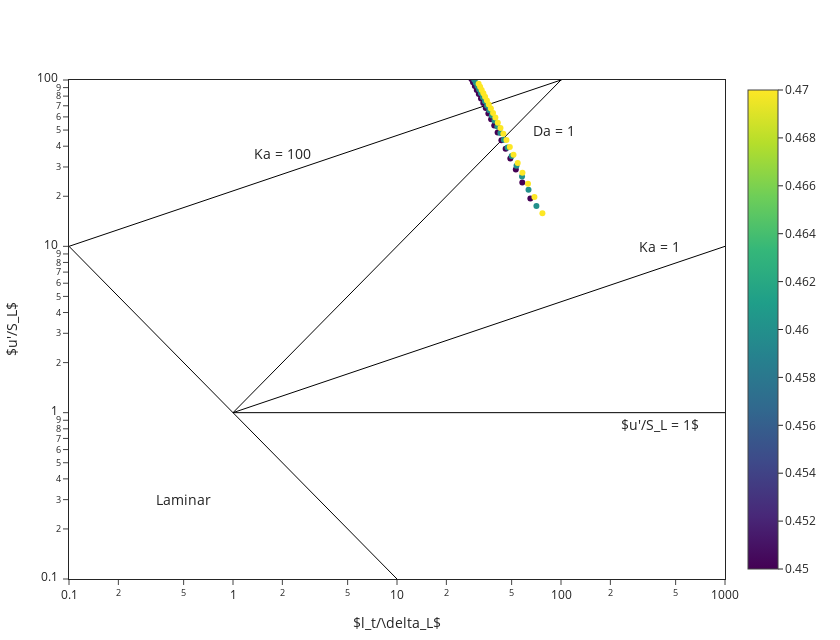

The cell this chart's notebook holds for it:
### Code cell
df = pd.read_csv('test_data.csv')
BorghiPlot(df, xScatter="borghi_x", yScatter="borghi_y")

### Figure 1 — Plotly figure (JSON) as saved in the notebook; plotly's stock layout.template omitted (floating-point values rounded to 4 significant figures; data arrays with more than 128 entries replaced by an {"elided": "..."} marker saying what was removed)
{"data": [{"line": {"color": "black", "width": 1}, "mode": "lines", "name": "Re_t = 1", "type": "scatter", "x": [0.1, 10.0], "y": [10.0, 0.1]}, {"line": {"color": "black", "width": 1}, "mode": "lines", "name": "Re_t = 1", "type": "scatter", "x": [1.0, 1000.0], "y": [1.0, 1.0]}, {"line": {"color": "black", "width": 1}, "mode": "lines", "name": "Ka = 1", "type": "scatter", "x": {"elided": "1000 float values"}, "y": {"elided": "1000 float values"}}, {"line": {"color": "black", "width": 1}, "mode": "lines", "name": "Ka = 100", "type": "scatter", "x": {"elided": "1000 float values"}, "y": {"elided": "1000 float values"}}, {"line": {"color": "black", "width": 1}, "mode": "lines", "name": "Da = 1", "type": "scatter", "x": {"elided": "1000 float values"}, "y": {"elided": "1000 float values"}}, {"hovertemplate": "borghi_x=%{x}<br>borghi_y=%{y}<br>PHI=%{marker.color}<extra></extra>", "legendgroup": "", "marker": {"color": [0.45, 0.46, 0.47, 0.45, 0.46, 0.47, 0.45, 0.46, 0.47, 0.45, 0.46, 0.47, 0.45, 0.46, 0.47, 0.45, 0.46, 0.47, 0.45, 0.46, 0.47, 0.45, 0.46, 0.47, 0.45, 0.46, 0.47, 0.45, 0.46, 0.47, 0.45, 0.46, 0.47, 0.45, 0.46, 0.47, 0.45, 0.46, 0.47, 0.45, 0.46, 0.47, 0.45, 0.46, 0.47, 0.45, 0.46, 0.47, 0.45, 0.46, 0.47, 0.45, 0.46, 0.47, 0.45, 0.46, 0.47, 0.45, 0.46, 0.47, 0.45, 0.46, 0.47], "coloraxis": "coloraxis", "symbol": "circle"}, "mode": "markers", "name": "", "orientation": "v", "showlegend": false, "type": "scatter", "x": [65.05, 70.81, 77.03, 58.08, 63.37, 68.87, 53.03, 57.85, 62.89, 49.1, 53.56, 58.21, 45.97, 50.04, 54.46, 43.33, 47.22, 51.34, 41.08, 44.8, 48.74, 39.16, 42.72, 46.48, 37.49, 40.93, 44.5, 36.08, 39.32, 42.75, 34.77, 37.89, 41.18, 33.58, 36.6, 39.79, 32.52, 35.43, 38.52, 31.54, 34.38, 37.37, 30.64, 33.41, 36.3, 29.83, 32.53, 35.34, 29.08, 31.7, 34.44, 28.38, 30.93, 33.62, 27.72, 30.21, 32.84, 27.11, 29.55, 32.12, 26.54, 28.93, 31.45], "xaxis": "x", "y": [19.37, 17.46, 15.83, 24.17, 21.86, 19.79, 28.94, 26.25, 23.76, 33.77, 30.55, 27.74, 38.66, 34.87, 31.65, 43.49, 39.31, 35.58, 48.37, 43.69, 39.54, 53.24, 48.07, 43.51, 58.11, 52.49, 47.48, 63.0, 56.86, 51.45, 67.82, 61.27, 55.42, 72.63, 65.67, 59.41, 77.49, 70.07, 63.38, 82.36, 74.46, 67.34, 87.2, 78.74, 71.33, 92.01, 83.12, 75.31, 96.87, 87.53, 79.28, 101.6, 91.95, 83.27, 106.3, 96.2, 87.11, 111.1, 100.6, 91.11, 115.9, 105.0, 95.07], "yaxis": "y"}], "layout": {"annotations": [{"font": {"size": 14}, "showarrow": false, "text": "Laminar", "x": -0.301, "y": -0.5229}, {"font": {"size": 14}, "showarrow": false, "text": "$u'/S_L = 1$", "x": 2.602, "y": -0.07058}, {"font": {"size": 14}, "showarrow": false, "text": "Ka = 1", "x": 2.602, "y": 1}, {"font": {"size": 14}, "showarrow": false, "text": "Ka = 100", "x": 0.301, "y": 1.556}, {"font": {"size": 14}, "showarrow": false, "text": "Da = 1", "x": 1.954, "y": 1.699}], "height": 640, "legend": {"orientation": "h", "x": 1, "xanchor": "right", "y": 1.02, "yanchor": "bottom"}, "margin": {"b": 60, "l": 60, "r": 20, "t": 80}, "showlegend": false, "width": 840, "xaxis": {"automargin": true, "autorange": false, "mirror": true, "range": [-1, 3], "showgrid": false, "showline": true, "title": {"text": "$l_t/\\delta_L$"}, "type": "log", "zeroline": false}, "yaxis": {"automargin": true, "autorange": false, "mirror": true, "range": [-1, 2], "showgrid": false, "showline": true, "title": {"text": "$u'/S_L$"}, "type": "log", "zeroline": false}}}
